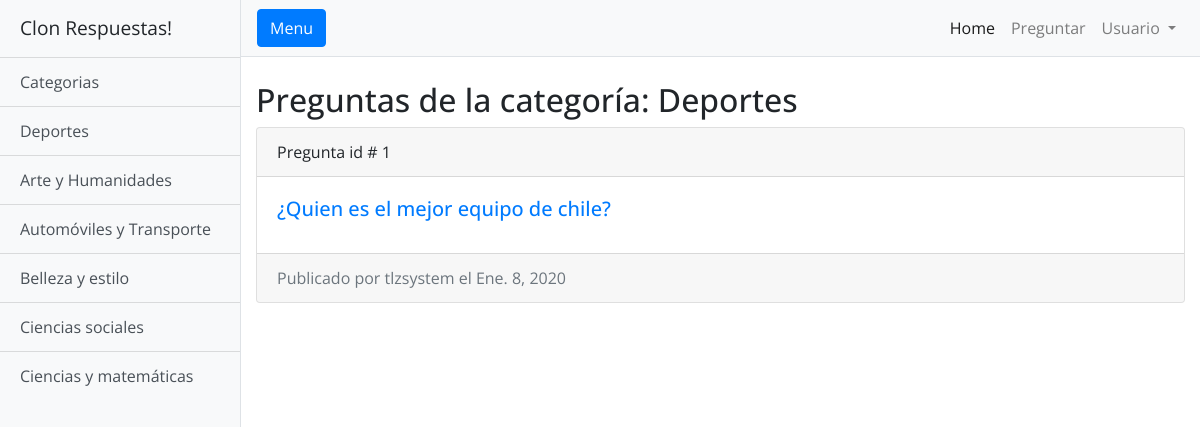
Page /publicaciones/categoria/1 on the committed database.
### categoria/models.py (models this page shows, shortened)
class Categoria(models.Model):
    nombre = models.CharField(max_length=100)
    class Meta:
        verbose_name_plural="Categorias"

### publicacion/models.py (models this page shows)
class Publicacion(models.Model):
    usuario = models.ForeignKey(User, on_delete=models.CASCADE)
    categoria = models.ForeignKey(Categoria, on_delete=models.CASCADE)
    pregunta = models.CharField(max_length=200)
    comentario = models.CharField(max_length=500)
    fecha_publicacion = models.DateField(auto_now_add=True)
    def __str__(self):
        return self.pregunta
    class Meta:
        verbose_name_plural="Publicaciones"

### publicacion/views.py (the view)
# urls.py: path('publicaciones/categoria/<int:categoria>', views.PublicacionListByCategoria.as_view(),
class PublicacionListByCategoria(ListView):
    def get_queryset(self):
        try:
            self.categoria = Categoria.objects.get(id=self.kwargs['categoria'])
            return Publicacion.objects.filter(categoria=self.categoria).order_by('-fecha_publicacion')
        except:
            raise Http404
    def get_context_data(self, **kwargs):
        context = super(PublicacionListByCategoria, self).get_context_data(**kwargs)
        context['categoria'] = self.categoria
        return context

### categoria/contex_processors.py (called while the page is built)
def obtener_categorias(request):
    return {'categorias': Categoria.objects.all()}

### templates/publicacion/publicacion_list.html (shortened to what this page needs)
{% extends "base.html" %}
{% block content %}
<h2 class="mt-4">Preguntas de la categoría: {{ categoria.nombre }} </h2>
{%for pregunta in object_list %}
<div class="card">
  <div class="card-header">
    Pregunta id # {{pregunta.id}}
  </div>
  <div class="card-body">
    <h5 class="card-title"> <a href="{% url 'publicaciones-detail' pregunta.id %}">{{ pregunta }}</a></h5>
  </div>
      <div class="card-footer text-muted">
        Publicado por {{ pregunta.usuario }} el {{ pregunta.fecha_publicacion }}
  </div>
</div>
{%endfor%}
{% endblock %}

### templates/base.html (shortened to what this page needs)
{% load static %}
<!DOCTYPE html>
<html lang="en">
<head>
  <link rel="stylesheet" href="{% static "vendor/bootstrap/css/bootstrap.min.css"  %}">
  <link rel="stylesheet" href="{% static "css/simple-sidebar.css"  %}">
</head>
<body>
  <div class="d-flex" id="wrapper">
    <div class="bg-light border-right" id="sidebar-wrapper">
      <div class="sidebar-heading">Clon Respuestas! </div>
      <div class="list-group list-group-flush">
        <span class="list-group-item list-group-item-action bg-light">Categorias</span>
        {% for categoria in categorias %}
          <a href="{% url 'publicaciones-by-categoria' categoria.id %}" class="list-group-item list-group-item-action bg-light">{{ categoria.nombre }}</a>
        {% endfor %}
      </div>
    </div>
    <div id="page-content-wrapper">
      <nav class="navbar navbar-expand-lg navbar-light bg-light border-bottom">
        <button class="btn btn-primary" id="menu-toggle">Menu</button>
        <div class="collapse navbar-collapse" id="navbarSupportedContent">
          <ul class="navbar-nav ml-auto mt-2 mt-lg-0">
            <li class="nav-item active">
              <a class="nav-link" href="#">Home <span class="sr-only">(current)</span></a>
            </li>
            <li class="nav-item">
              <a class="nav-link" href="#">Preguntar</a>
            </li>
            {% if user.is_authenticated %}
            <li class="nav-item dropdown">
              <a class="nav-link dropdown-toggle" href="#" id="navbarDropdown" role="button" data-toggle="dropdown" aria-haspopup="true" aria-expanded="false">
                Usuario
              </a>
              <div class="dropdown-menu dropdown-menu-right" aria-labelledby="navbarDropdown">
                <a class="dropdown-item" href="#">Salir</a>
              </div>
            </li>
            {% else %}
            <li class="nav-item dropdown">
              <a class="nav-link dropdown-toggle" href="#" id="navbarDropdown" role="button" data-toggle="dropdown" aria-haspopup="true" aria-expanded="false">
                Usuario
              </a>
            </li>
            {% endif %}
          </ul>
        </div>
      </nav>
      <div class="container-fluid">
        {% block content %}
       {% endblock %}
      </div>
    </div>
  </div>
</body>
</html>

### static/css/simple-sidebar.css (style rules this page uses)
body { overflow-x: hidden; font-family: 'Open Sans', sans-serif; }
#sidebar-wrapper { min-height: 100vh; margin-left: -15rem; -webkit-transition: margin .25s ease-out; -moz-transition: margin .25s ease-out; -o-transition: margin .25s ease-out; transition: margin .25s ease-out; }
#sidebar-wrapper .sidebar-heading { padding: 0.875rem 1.25rem; font-size: 1.2rem; }
#sidebar-wrapper .list-group { width: 15rem; }
#page-content-wrapper { min-width: 100vw; }
@media (min-width: 768px) { #sidebar-wrapper { margin-left: 0; } }
@media (min-width: 768px) { #page-content-wrapper { min-width: 0; width: 100%; } }

### rows in the picture
Categoria: nombre "Deportes"
Categoria: nombre "Arte y Humanidades"
Categoria: nombre "Automóviles y Transporte"
Categoria: nombre "Belleza y estilo"
Categoria: nombre "Ciencias sociales"
Categoria: nombre "Ciencias y matemáticas"
Publicacion: id "1", pregunta "¿Quien es el mejor equipo de chile?", usuario "tlzsystem", fecha_publicacion "Ene. 8, 2020"
